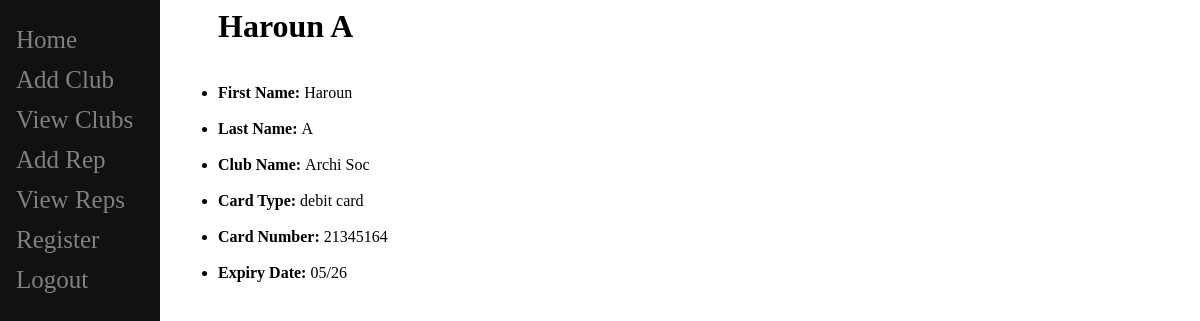
The page /show_rep/17 (signed in) on the database its author committed.
### hello/models.py (models this page shows)
class ClubRep(models.Model):
    firstName = models.CharField(max_length=300)
    lastName = models.CharField(max_length=1)
    clubName = models.ForeignKey(ClubName, blank=True, null=True, on_delete=models.CASCADE)
    cardType = models.CharField(max_length=100)
    cardNumber = models.CharField(max_length=19) # card number 19 degits
    expiryDate = models.CharField(max_length=8)
    def __str__(self):
        return self.firstName + ' ' + self.lastName #+ ' '  +self.clubName

class ClubName(models.Model):
    user = models.ForeignKey(User, on_delete=models.CASCADE, related_name="clubname", null=True)
    name = models.CharField(max_length=100)#, related_name="clubname", null=True)
    def __str__(self):
        return self.name

### hello/views.py (the view)
# urls.py: path("show_rep/<rep_id>",views.show_rep, name="showRep"),
def show_rep(response, rep_id):
    rep = ClubRep.objects.get(pk=rep_id)
    return render(response,"hello/show_rep.html", {"rep":rep} )

### hello/templates/hello/show_rep.html (shortened to what this page needs)
{% extends "hello/base.html" %}
{% block content %}
{% if user.is_authenticated %}
<ul>
    <strong><h1>{{ rep }}</h1></strong><br/>
    <li><strong>First Name: </strong>{{ rep.firstName }}</li> <br/>
    <li><strong>Last Name: </strong>{{ rep.lastName }}</li><br/>
    <li><strong>Club Name: </strong>{{ rep.clubName }}</li><br/>
    <li><strong>Card Type: </strong>{{ rep.cardType }}</li><br/>
    <li><strong>Card Number:</strong> {{ rep.cardNumber }}</li><br/>
    <li><strong>Expiry Date: </strong>{{ rep.expiryDate }}</li><br/>
  </ul>
{% else %}
<h3>Please <a href = "/">Login</a> First to be able to register </h3>
{% endif %}
{%endblock%}

### rows shown on the page
ClubRep: firstName+lastName "Haroun A", firstName "Haroun", lastName "A", clubName "Archi Soc", cardType "debit card", cardNumber "21345164", expiryDate "05/26"
